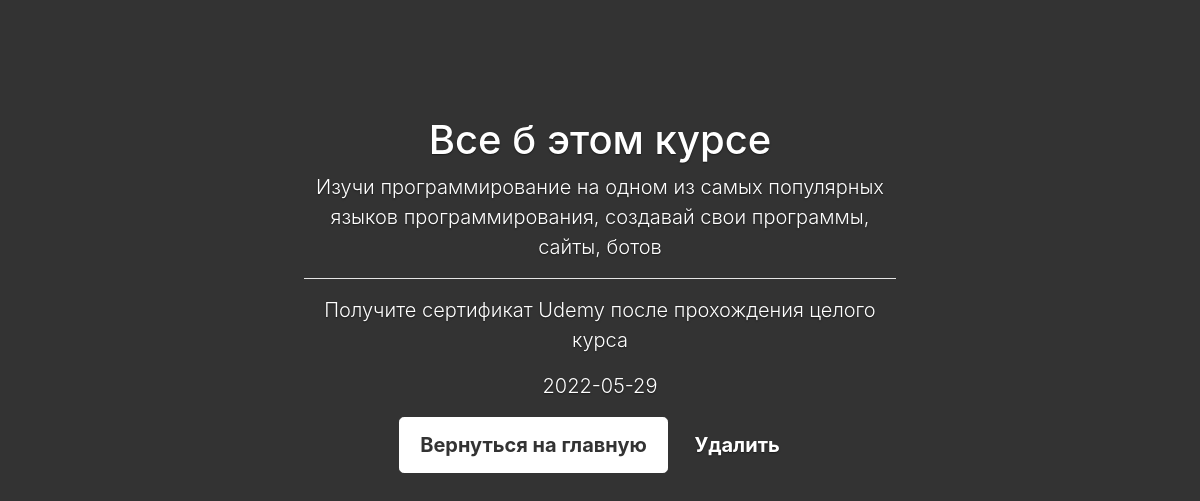
/detailed_post/4, run on the app's committed database.
### app.py (models this page shows)
class Article(db.Model):
    id = db.Column(db.Integer, primary_key = True)
    category_id = db.Column(db.Integer, db.ForeignKey("category.id"))
    title = db.Column(db.String(50), nullable = False, unique = True)
    introduction = db.Column(db.String(100), nullable = False)
    text = db.Column(db.Text(), nullable = False)
    pub_date = db.Column(db.DateTime, default = datetime.utcnow)

### app.py (the view)
@app.route("/detailed_post/<int:article_id>")
def detailed_post(article_id):
    article = Article.query.get_or_404(article_id)
    return render_template("detailed.html", article = article)

### templates/detailed.html (shortened to what this page needs)
<!DOCTYPE html>
<html>
<head>
    <link rel="stylesheet"
          href="https://maxcdn.bootstrapcdn.com/bootstrap/4.0.0/css/bootstrap.min.css"
>
    <link rel="stylesheet" href="css/cover.css">
</head>
<body class="text-center">
    <div class="cover-container d-flex h-100 p-3 mx-auto flex-column">
        <main role="main" class="inner cover">
            <h1 class="cover-heading">{{ article.title }}</h1>
            <p class="lead">
                {{ article.introduction }}
            </p>
            <hr class="line">
            <p class="lead">
                {{ article.text }}
            </p>
            <p class="lead" >
                {{ article.pub_date.date() }}
            </p>
            <p class="lead">
                <a href="{{ url_for('main')}}" class="btn btn-lg btn-secondary">Вернуться на главную</a>
                <a href="{{ url_for('delete_post', article_id=article.id) }}" class="btn btn-lg btn-secondary-danger">Удалить</a>
            </p>
        </main>
    </div>
</body>
</html>

### static/css/cover.css (style rules this page uses)
a, a:focus, a:hover { color: #fff; }
.btn-secondary, .btn-secondary:hover, .btn-secondary:focus { color: #333; text-shadow: none; background-color: #fff; border: .05rem solid #fff; }
html, body { height: 100%; background-color: #333; }
body { display: -ms-flexbox; display: -webkit-box; display: flex; -ms-flex-pack: center; -webkit-box-pack: center; justify-content: center; color: #fff; text-shadow: 0 .05rem .1rem rgba(0, 0, 0, .5); }
.cover-container { max-width: 42em; }
.cover { padding: 0 1.5rem; margin-top: 100px; }
.cover .btn-lg { padding: .75rem 1.25rem; font-weight: 700; }
.line { background-color: #fff; }

### data on the page
Article: title "Все б этом курсе", introduction "Изучи программирование на одном из самых популярных языков программирования, создавай свои программы, сайты, ботов", text "Получите сертификат Udemy после прохождения целого курса", pub_date "2022-05-29"
